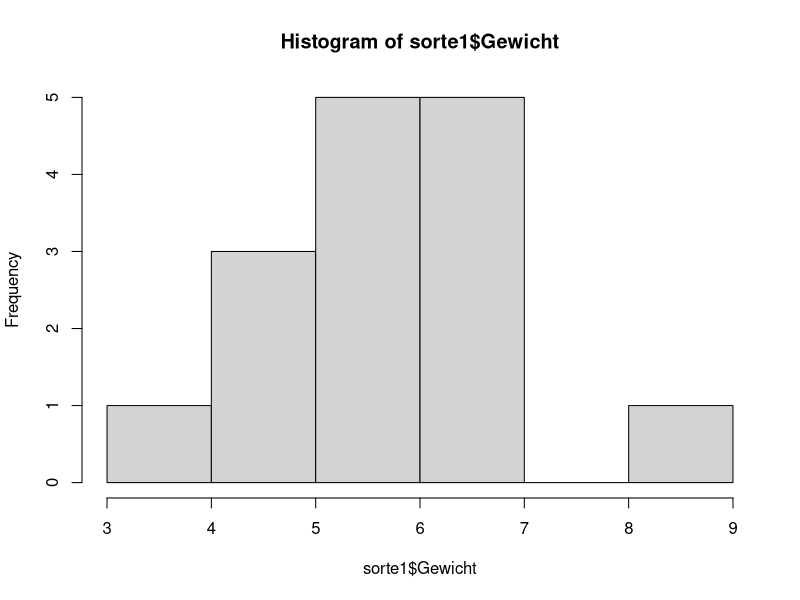
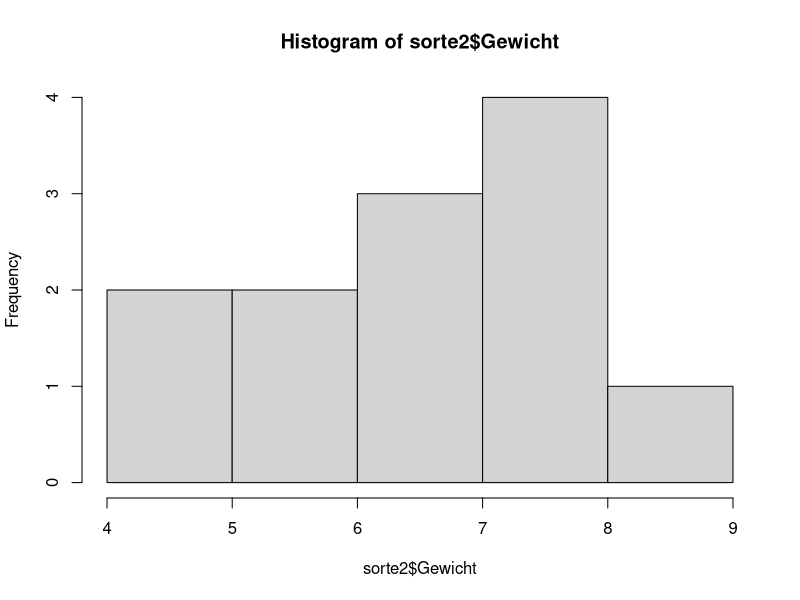
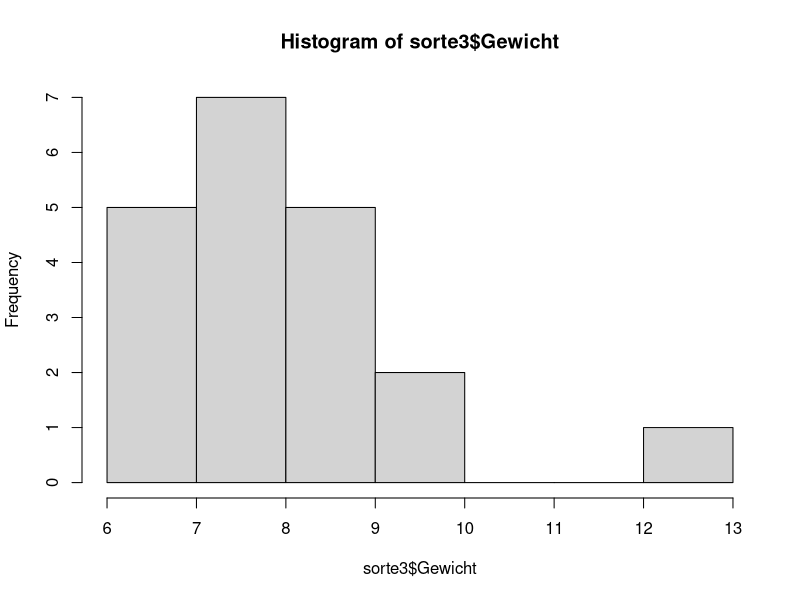
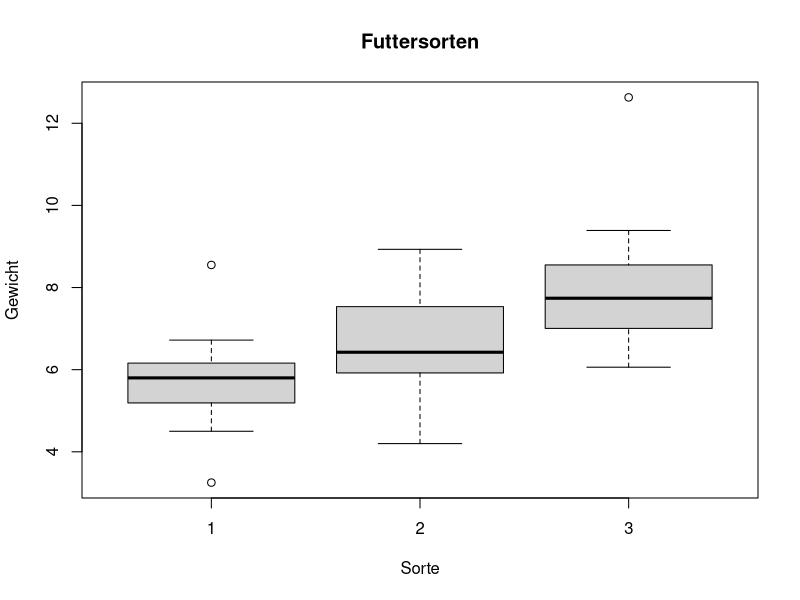
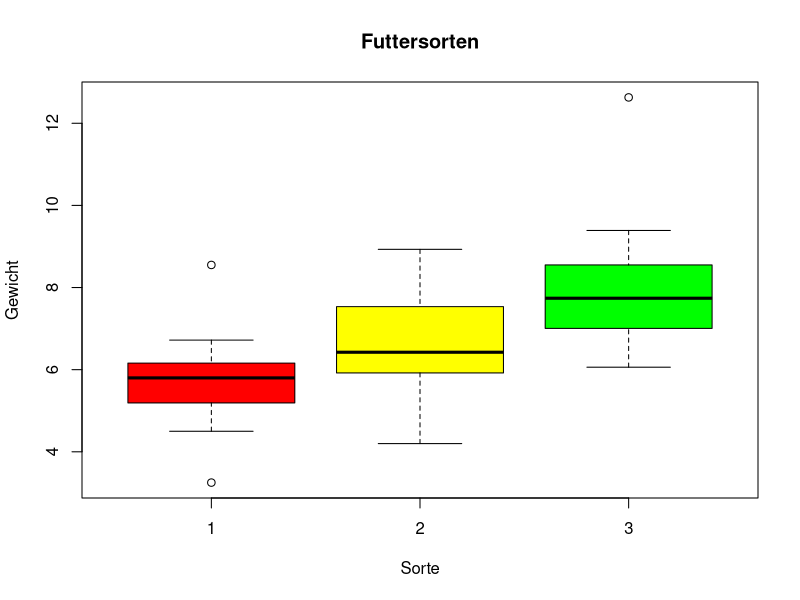

Write R code to recreate these figures, in order.
#Blatt 2

#2.1
sorte = c(rep(1,15), rep(2,12), rep(3, 20))
gewicht = c(6.22,5.75,6.4,4.6,3.25,4.5,4.8,5.88,5.8,6.1,5.58,6.01,5.62,6.72,8.55,4.28,7.7,6.4,7.77,7.37,4.2,7.05,6.45,8.93,5.9,5.94,6.39, 7.13,8.78,6.06,7.93,9.1,8,7.55,8.32,8.8,12.63,8.19,6.5,6.84,7.02,9.39,7.38,7.39,6.99,8.27,6.7)
tabelle = data.frame(Sorte = sorte, Gewicht = gewicht)

#2.2
sorte1 = subset(tabelle, tabelle$Sorte==1)
sorte2 = subset(tabelle, tabelle$Sorte==2)
sorte3 = subset(tabelle, tabelle$Sorte==3)
hist(sorte1$Gewicht) #Fenster geoeffnet lassen
dev.print(pdf, "./sorte1.pdf")
hist(sorte2$Gewicht)
dev.print(pdf, "./sorte2.pdf")
hist(sorte3$Gewicht)
dev.print(pdf, "./sorte3.pdf")
#breaks in hist() kann man zB modifizieren, wenn man die Anzahl der Saeulen modifizieren moechte

#2.3
boxplot(Gewicht ~ Sorte, data = tabelle, main = "Futtersorten", ylab = "Gewicht", xlab = "Sorte")
dev.print(pdf, "./futtersorten.pdf")


#2.4
boxplot(Gewicht ~ Sorte, data = tabelle, main = "Futtersorten", col=c("red", "yellow","green"), ylab = "Gewicht", xlab = "Sorte")

#2.5
#Boxplot stellt insbesondere die Verteilung der 0, 25, 50, 75 und 100% Quantile dar und nicht wie Histogramme
# die Verteilung der gesamten Haeufigkeiten. Ausserdem wird der Median durch den Strich durch die Box dargestellt.
# Bei Normalverteilung hat man relativ symmetrische Boxen.
